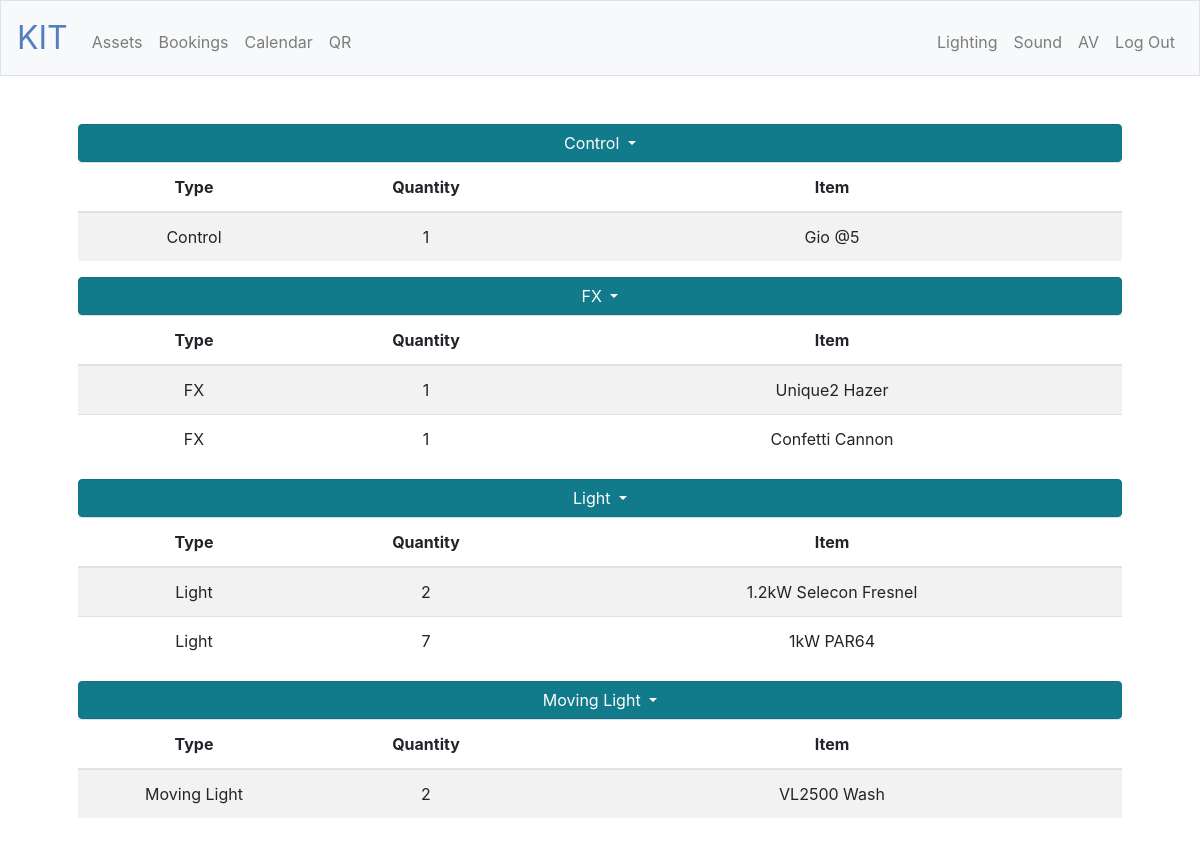
Page /dept/Lighting (signed in) on the committed database.
### tables this page shows
CREATE TABLE 'kit' ('id' integer PRIMARY KEY NOT NULL, 'dept' text DEFAULT NULL, 'type' text DEFAULT NULL,'item' text DEFAULT NULL,'venue' text DEFAULT NULL);

### application.py (the view)
@app.route("/dept/<dept>", methods=["GET", "POST"])
@login_required
def dept(dept):
    itemcount = {}
    dept = dept
    kit = db.execute("SELECT type, item FROM kit WHERE dept = :dept ORDER BY type ASC", {"dept": dept}).fetchall()
    for row in kit:
        kititem = row['item']
        c = db.execute("SELECT COUNT( * ) FROM kit WHERE item = :item", {"item": kititem}).fetchall()
        count = c[0][0]
        t = db.execute("SELECT type FROM kit WHERE item = :item", {"item": kititem}).fetchone()
        type = t['type']
        if type in itemcount:
            if [type, count, kititem] not in itemcount[type]:
                itemcount[type].append([type, count, kititem])
        else:
            itemcount[type] = [[type, count, kititem]]
    return render_template("dept.html", itemcount=itemcount, dept=dept)

### application.py (called while the page is built)
@app.after_request
def after_request(response):
    response.headers["Cache-Control"] = "no-cache, no-store, must-revalidate"
    response.headers["Expires"] = 0
    response.headers["Pragma"] = "no-cache"
    return response

### helpers.py (called while the page is built)
def login_required(f):
    @wraps(f)
    def decorated_function(*args, **kwargs):
        if session.get("user_id") is None:
            return redirect("/login")
        return f(*args, **kwargs)
    return decorated_function

### templates/dept.html (shortened to what this page needs)
{% extends "layout.html" %}
{% block main %}
{% for key, value in itemcount.items() %}
<div class="dropdown show">
  <a class="btn btn-info dropdown-toggle" style="width:100%" href="#" role="button" id="button{{ key }}" data-toggle="dropdown" aria-haspopup="true" aria-expanded="false">
    {{ key }}
  </a>
    <table class="table table-striped" id="list{{ key}}">
            <thead>
                <tr>
                    <th style="width:20%">Type</th>
                    <th style="width:20%">Quantity</th>
                    <th style="width:50%">Item</th>
                </tr>
            </thead>
            <tbody>
                {% for item in itemcount.get(key)%}
              <tr>
                  {% for value in item %}
                  <td>
                  {{ value }}</td>
                  {% endfor %}
                  </tr>
                  {% endfor %}
            </tbody>
        </table>
</div>
{% endfor %}
{% endblock %}

### static/styles.css (style rules this page uses)
a { color: darkcyan; }

### rows in the picture
kit: type "Control", item "1", item "Gio @5"
kit: type "FX", item "1" "1", item "Unique2 Hazer"
kit: type "FX", item "Confetti Cannon"
kit: type "Light", item "2" "7", item "1.2kW Selecon Fresnel"
kit: type "Light", item "1kW PAR64"
kit: type "Moving Light", item "2", item "VL2500 Wash"
